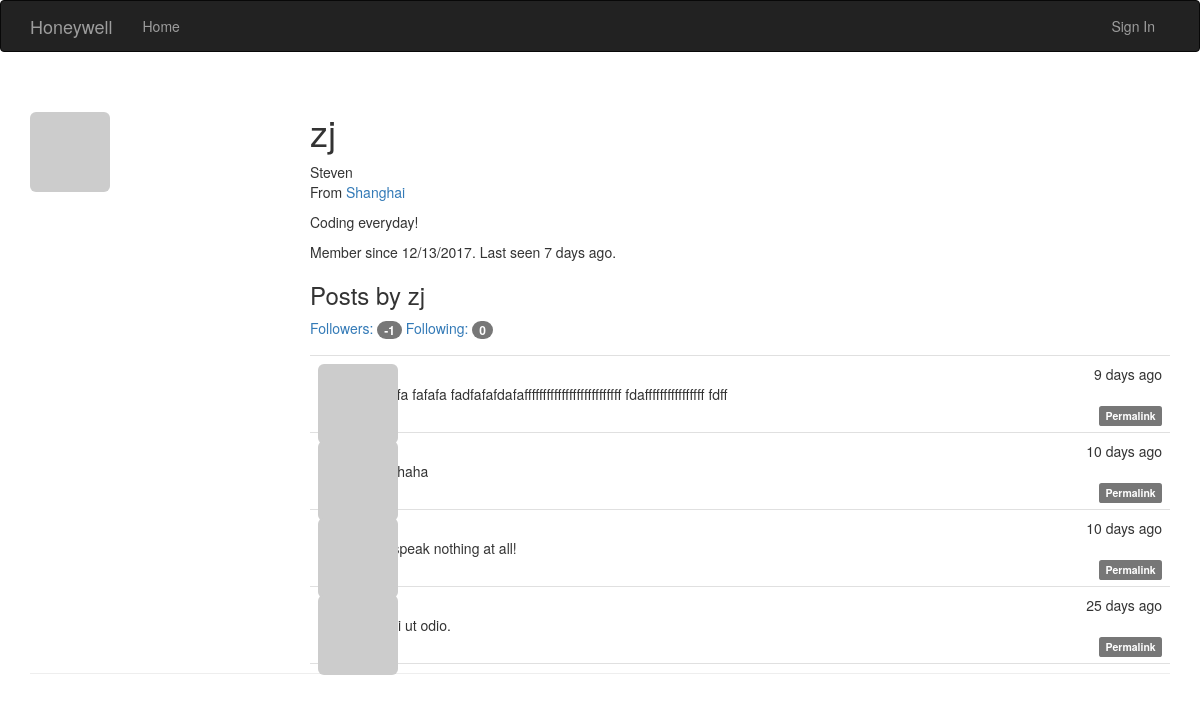
Page /user/zj on the earlier database version.
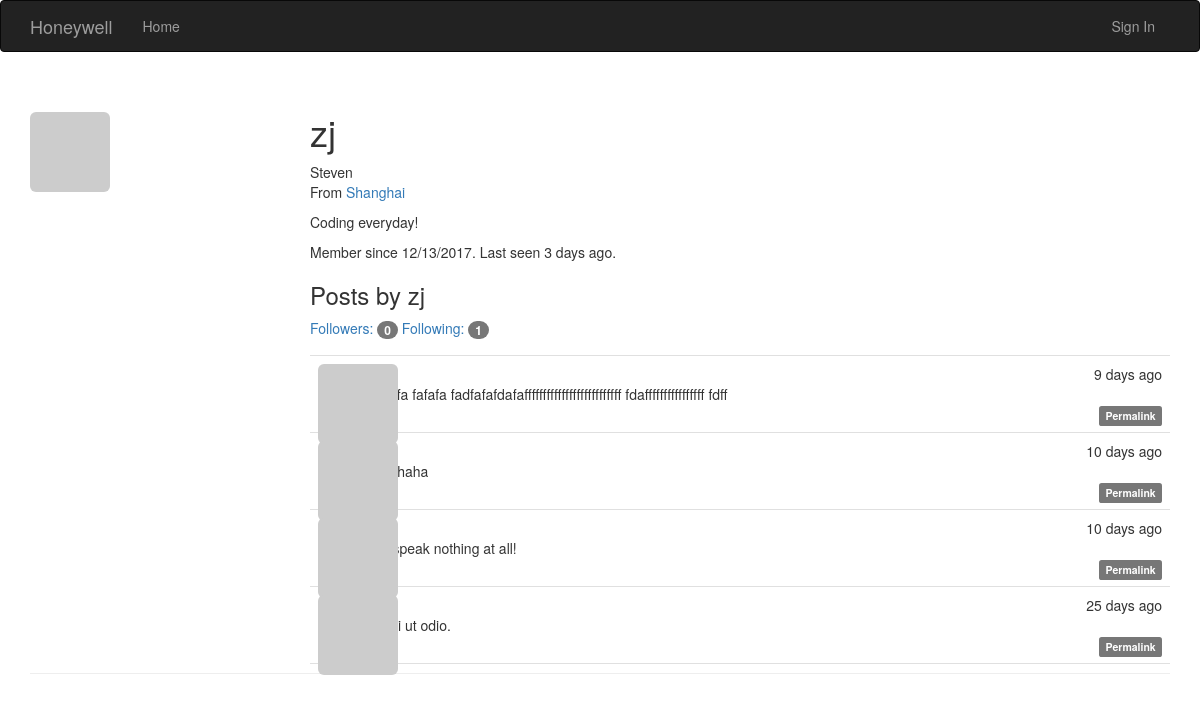
Same page on the later database version.
### app/models.py (models this page shows, shortened)
class User(UserMixin, db.Model):
    __tablename__ = 'users'
    id = db.Column(db.Integer, primary_key=True)
    email = db.Column(db.String(64), unique=True, index=True)
    username = db.Column(db.String(64), unique=True, index=True)
    password_hash = db.Column(db.String(128))
    role_id = db.Column(db.Integer, db.ForeignKey('roles.id'))
    confirmed = db.Column(db.Boolean, default=False)
    name = db.Column(db.String(64))
    location = db.Column(db.String(64))
    about_me = db.Column(db.Text())
    member_since = db.Column(db.DateTime(), default=datetime.utcnow)
    last_seen = db.Column(db.DateTime(), default=datetime.utcnow)
    avatar_hash = db.Column(db.String(32))
    posts = db.relationship('Post', backref='author', lazy='dynamic')
    followed = db.relationship('Follow',
                               foreign_keys=[Follow.follower_id],
                               backref=db.backref('follower', lazy='joined'),
                               lazy='dynamic',
                               cascade='all, delete-orphan')
    followers = db.relationship('Follow',
                                foreign_keys=[Follow.followed_id],
                                backref=db.backref('followed', lazy='joined'),
                                lazy='dynamic',
                                cascade='all, delete-orphan')
    comments = db.relationship('Comment', backref='author', lazy='dynamic')
    @property
    def password(self):
        raise AttributeError('password is not a readable attribute')
    def gravatar(self, size=100, default='identicon', rating='g'):
        if request.is_secure:
            url = 'https://secure.gravatar.com/avatar'
        else:
            url = 'http://www.gravatar.com/avatar'
        hash = self.avatar_hash or hashlib.md5(self.email.encode('utf-8')).hexdigest()
        return '{url}/{hash}?s={size}&d={default}&r={rating}'.format(
            url=url, hash=hash, size=size, default=default, rating=rating)

class Post(db.Model):
    __tablename__ = 'posts'
    id = db.Column(db.Integer, primary_key=True)
    body = db.Column(db.Text)
    timestamp = db.Column(db.DateTime, index=True, default=datetime.utcnow)
    author_id = db.Column(db.Integer, db.ForeignKey('users.id'))
    body_html = db.Column(db.Text)
    comments = db.relationship('Comment', backref='post', lazy='dynamic')

### app/main/views.py (the view)
@main.route('/user/<username>')
def user(username):
    user = User.query.filter_by(username=username).first()
    if user is None:
        abort(404)
    posts = user.posts.order_by(Post.timestamp.desc()).all()
    return render_template('user.html', user=user, posts=posts)

### app/auth/views.py (called while the page is built)
@auth.before_app_request
def before_request():
    if current_user.is_authenticated:
        current_user.ping()
        if not current_user.confirmed \
            and request.endpoint \
            and request.endpoint[:5] != 'auth.' \
            and request.endpoint != 'static':
            return redirect(url_for('auth.unconfirmed'))

### app/main/__init__.py (called while the page is built)
@main.app_context_processor
def inject_permission():
    return dict(Permission=Permission)

### app/models.py (called while the page is built)
    def can(self, permissions):
        return False

    def is_administrator(self):
        return False

### app/templates/user.html (shortened to what this page needs)
{% extends "base.html" %}
{% block page_content %}
<div class="page-header">
    <img class="img-rounded profile-thumbnail" src="{{ user.gravatar(size=256) }}">
    <div class="profile-header">
        <h1>{{ user.username }}</h1>
        {% if user.name or user.location %}
        <p>
            {% if user.name %}{{ user.name }}<br>{% endif %}
            {% if user.location %}
                From <a href="http://maps.baidu.com/?q={{ user.location }}">
                    {{ user.location }}
                </a>
            {% endif %}
        </p>
        {% endif %}
        {% if user.about_me %}<p>{{ user.about_me }}</p>{% endif %}
        <p>
            Member since {{ moment(user.member_since).format('L') }}.
            Last seen {{ moment(user.last_seen).fromNow() }}.
        </p>
        <h3>Posts by {{ user.username }}</h3>
        <a href="{{ url_for('.followers', username=user.username) }}">
            Followers: <span class="badge">{{ user.followers.count()-1 }}</span>
        </a>
        <a href="{{ url_for('.followed_by', username=user.username) }}">
            Following: <span class="badge">{{ user.followed.count()-1 }}</span>
        </a>
        {% include '_posts.html' %}
    </div>
</div>
{% endblock %}

### app/templates/base.html (shortened to what this page needs)
{% extends "bootstrap/base.html" %}
{% block head %}
{{ super() }}
<link rel="stylesheet" type="text/css" href="{{ url_for('static', filename='styles.css') }}">
{% endblock %}
{% block navbar %}
<div class="navbar navbar-inverse" role="navigation">
    <div class="container">
        <div class="navbar-header">
            <a class="navbar-brand" href="/">Honeywell</a>
        </div>
        <div class="navbar-collapse collapse">
            <ul class="nav navbar-nav">
                <li><a href="/">Home</a></li>
            </ul>
            <ul class="nav navbar-nav navbar-right">
                {% if current_user.is_authenticated %}
                <li><a href="{{ url_for('auth.logout') }}">Sign Out</a></li>
                {% else %}
                <li><a href="{{ url_for('auth.login') }}">Sign In</a></li>
                {% endif %}
            </ul>
        </div>
    </div>
</div>
{% endblock %}
{% block content %}
<div class="container">
    {% block page_content %}{% endblock %}
</div>
{% endblock %}

### app/templates/_posts.html (shortened to what this page needs)
<ul class="posts">
    {% for post in posts %}
    <li class="post">
        <div class="post-thumbnail">
            <a href="{{ url_for('.user', username=post.author.username) }}">
                <img class="img-rounded profile-thumbnail"
                     src="{{ post.author.gravatar(size=40) }}">
            </a>
        </div>
        <div class="post-content">
            <div class="post-date">{{ moment(post.timestamp).fromNow() }}</div>
            <div class="post-author">
                <a href="{{ url_for('.user', username=post.author.username) }}">
                </a>
            </div>
            <div class="post-body">{{ post.body }}</div>
            <div class="post-footer">
                <a href="{{ url_for('.post', id=post.id) }}">
                    <span class="label label-default">Permalink</span>
                </a>
            </div>
        </div>
    </li>
    {% endfor %}
</ul>

### app/static/styles.css (style rules this page uses)
.profile-thumbnail { position: absolute; }
.profile-header { min-height: 260px; margin-left: 280px; }
ul.posts { list-style-type: none; padding: 0px; margin: 16px 0px 0px 0px; border-top: 1px solid #e0e0e0; }
ul.posts li.post { padding: 8px; border-bottom: 1px solid #e0e0e0; }
div.post-date { float: right; }
div.post-author { font-weight: bold; }
div.post-thumbnail { position: absolute; }
div.post-content { margin-left: 48px; min-height: 48px; }
div.post-footer { text-align: right; }

Differences in the rows shown:
changed User "zj": last_seen "7 days ago" → "3 days ago"
Other differences:
{{ user.followers.count()-1 }}: "-1" → "0"
{{ user.followed.count()-1 }}: "0" → "1"
